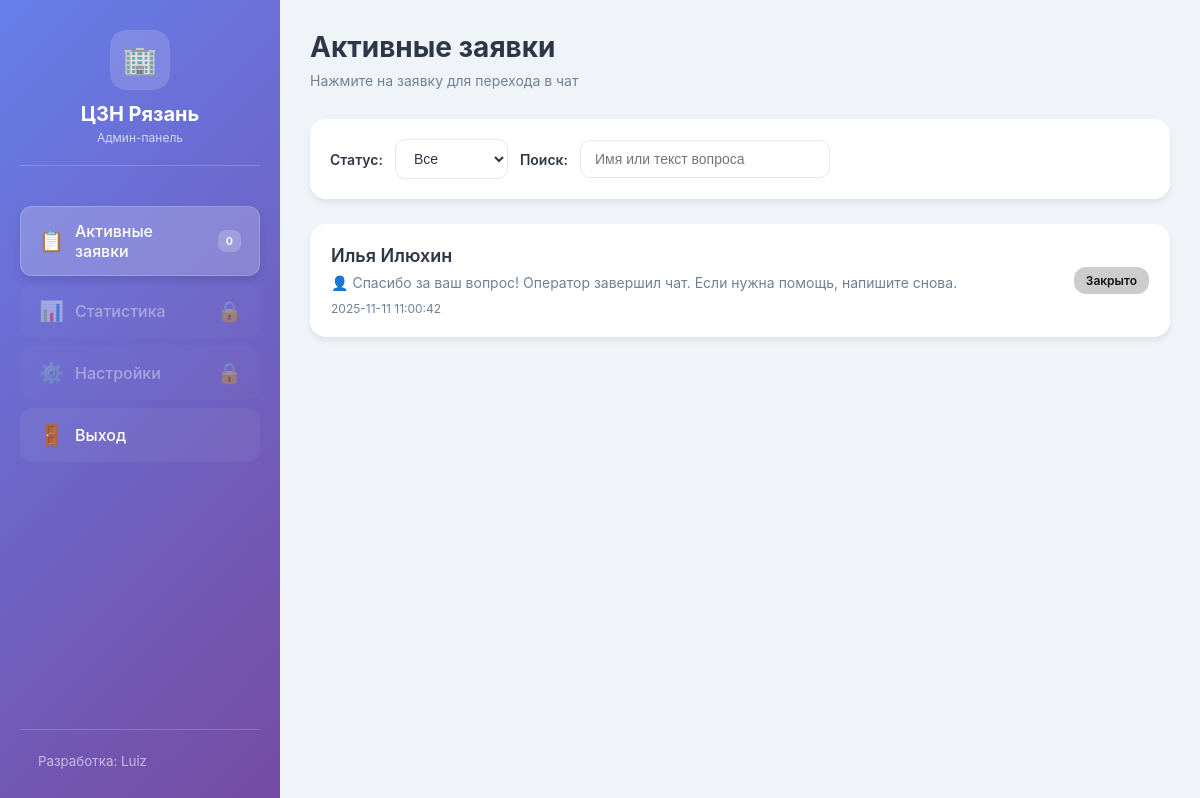
/dashboard (signed in), run on the app's committed database.
### tables this page shows
CREATE TABLE interactions (
                        id INTEGER PRIMARY KEY AUTOINCREMENT,
                        user_id INTEGER NOT NULL,
                        username TEXT,
                        message TEXT NOT NULL,
                        sender TEXT NOT NULL,  -- 'user' или 'operator'
                        status TEXT DEFAULT 'Открыто',
                        timestamp DATETIME DEFAULT CURRENT_TIMESTAMP);

### admin_panel.py (the view)
@app.route("/dashboard")
def dashboard():
    if not session.get("logged_in"):
        return redirect(url_for("login"))
    interactions = get_all_interactions()
    return render_template("dashboard.html", interactions=interactions)

### admin_panel.py (called while the page is built)
def get_all_interactions():
    conn = sqlite3.connect(DATABASE)
    cursor = conn.cursor()
    cursor.execute("""
        SELECT i.user_id, i.username, i.message, i.status, i.timestamp
        FROM interactions i
        INNER JOIN (
            SELECT user_id, MAX(id) AS max_id FROM interactions GROUP BY user_id
        ) grouped_i
        ON i.user_id = grouped_i.user_id AND i.id = grouped_i.max_id
        ORDER BY i.timestamp DESC
    """)
    rows = cursor.fetchall()
    conn.close()
    return rows

### templates/dashboard.html (shortened to what this page needs)
<!DOCTYPE html>
<html lang="ru">
<head>
</head>
<body>
{% if session.get('logged_in') %}
<div class="app-container">
  <nav class="sidebar">
    <div class="logo-section">
      <div class="logo">🏢</div>
      <div class="logo-title">ЦЗН Рязань</div>
      <div class="logo-subtitle">Админ-панель</div>
    </div>
    <div class="menu-list">
      <a href="/dashboard" class="menu-item active">
        <span class="menu-icon">📋</span>
        <span class="menu-text">Активные заявки</span>
        <span class="menu-badge" id="active-count">0</span>
      </a>
      <div class="menu-item disabled">
        <span class="menu-icon">📊</span>
        <span class="menu-text">Статистика</span>
        <span class="menu-icon">🔒</span>
      </div>
      <div class="menu-item disabled">
        <span class="menu-icon">⚙️</span>
        <span class="menu-text">Настройки</span>
        <span class="menu-icon">🔒</span>
      </div>
      <a href="/logout" class="menu-item">
        <span class="menu-icon">🚪</span>
        <span class="menu-text">Выход</span>
      </a>
    </div>
    <div class="menu-footer">
      <small style="opacity: 0.6; padding: 0 18px;">Разработка: Luiz</small>
    </div>
  </nav>
  <main class="main-content">
    <div class="content-header">
      <h2 class="content-title">Активные заявки</h2>
      <p class="content-subtitle">Нажмите на заявку для перехода в чат</p>
    </div>
    <div class="filters-section">
      <label class="filter-label">Статус:</label>
      <select class="filter-select" id="statusFilter" onchange="filterCards()">
        <option value="Все">Все</option>
      </select>
      <label class="filter-label">Поиск:</label>
      <input class="filter-input" type="text" id="searchInput" oninput="filterCards()" placeholder="Имя или текст вопроса">
    </div>
    <div class="cards-container" id="cards">
      {% for user_id, username, message, status, timestamp in interactions %}
      <div class="card" id="card-{{ user_id }}" data-status="{{ status }}" onclick="window.location.href='/chat/{{ user_id }}'">
        <div class="card-content">
          <div class="card-name">{{ username }}</div>
          <div class="card-message">{{ message }}</div>
          <div class="card-time">{{ timestamp }}</div>
        </div>
        <div class="card-status">
          <span class="status {{ status }}">{{ status }}</span>
        </div>
      </div>
      {% endfor %}
    </div>
  </main>
</div>
{% else %}
<script>window.location.href = '/';</script>
{% endif %}
</body>
</html>

### templates/dashboard.html (style rules this page uses)
:root { --bg-primary: #f0f4f8; --bg-secondary: #ffffff; --bg-sidebar: linear-gradient(135deg, #667eea 0%, #764ba2 100%); --text-primary: #2d3748; --text-secondary: #718096; --text-sidebar: #ffffff; --text-sidebar-muted: rgba(255,255,255,0.7); --accent: #667eea; --danger: #e53e3e; --border: #e2e8f0; --shadow: 0 4px 6px rgba(0, 0, 0, 0.07); --shadow-lg: 0 10px 15px rgba(0, 0, 0, 0.1); --transition: all 0.3s cubic-bezier(0.4, 0, 0.2, 1); --glass: rgba(255, 255, 255, 0.08); --glass-border: rgba(255, 255, 255, 0.18); }
* { margin: 0; padding: 0; box-sizing: border-box; }
body { font-family: 'Inter', -apple-system, BlinkMacSystemFont, 'Segoe UI', sans-serif; background: var(--bg-primary); color: var(--text-primary); height: 100vh; overflow: hidden; transition: var(--transition); }
.app-container { display: grid; grid-template-columns: 280px 1fr; height: 100vh; gap: 0; }
.sidebar { background: var(--bg-sidebar); color: var(--text-sidebar); padding: 30px 20px; display: flex; flex-direction: column; box-shadow: var(--shadow-lg); overflow-y: auto; }
.logo-section { text-align: center; margin-bottom: 40px; padding-bottom: 20px; border-bottom: 1px solid var(--glass-border); }
.logo { width: 60px; height: 60px; background: rgba(255,255,255,0.15); border-radius: 16px; margin: 0 auto 12px; display: flex; align-items: center; justify-content: center; font-size: 28px; backdrop-filter: blur(5px); }
.logo-title { font-size: 20px; font-weight: 700; margin-bottom: 4px; }
.logo-subtitle { font-size: 12px; opacity: 0.7; }
.menu-list { display: flex; flex-direction: column; gap: 8px; flex: 1; }
.menu-item { padding: 14px 18px; border-radius: 12px; cursor: pointer; transition: var(--transition); display: flex; align-items: center; gap: 12px; text-decoration: none; color: var(--text-sidebar); font-weight: 500; background: rgba(255,255,255,0.05); border: 1px solid transparent; }
.menu-item.active { background: rgba(255,255,255,0.2); border-color: var(--glass-border); box-shadow: 0 4px 10px rgba(0,0,0,0.1); }
.menu-item.disabled { opacity: 0.4; cursor: not-allowed; pointer-events: none; }
.menu-icon { font-size: 20px; width: 24px; text-align: center; }
.menu-text { flex: 1; }
.menu-badge { background: rgba(255,255,255,0.2); padding: 4px 8px; border-radius: 8px; font-size: 11px; font-weight: 600; }
.menu-footer { margin-top: auto; padding-top: 20px; border-top: 1px solid var(--glass-border); }
.main-content { padding: 30px; overflow-y: auto; background: var(--bg-primary); }
.content-header { margin-bottom: 30px; }
.content-title { font-size: 28px; font-weight: 700; color: var(--text-primary); margin-bottom: 8px; }
.content-subtitle { color: var(--text-secondary); font-size: 14px; }
.filters-section { display: flex; gap: 12px; flex-wrap: wrap; margin-bottom: 25px; padding: 20px; background: var(--bg-secondary); border-radius: 16px; box-shadow: var(--shadow); align-items: center; }
.filter-label { font-weight: 600; font-size: 14px; color: var(--text-primary); }
.filter-select, .filter-input { padding: 10px 14px; border: 1px solid var(--border); border-radius: 10px; font-size: 14px; background: var(--bg-secondary); color: var(--text-primary); transition: var(--transition); }
.filter-input { min-width: 250px; }
.cards-container { display: flex; flex-direction: column; gap: 16px; }
.card { background: var(--bg-secondary); border-radius: 16px; padding: 20px; box-shadow: var(--shadow); cursor: pointer; transition: var(--transition); border: 1px solid transparent; display: flex; justify-content: space-between; align-items: center; }
.card-content { flex: 1; margin-right: 20px; }
.card-name { font-size: 18px; font-weight: 600; color: var(--text-primary); margin-bottom: 6px; }
.card-message { font-size: 14px; color: var(--text-secondary); line-height: 1.5; display: -webkit-box; -webkit-line-clamp: 2; -webkit-box-orient: vertical; overflow: hidden; }
.card-status { display: flex; align-items: center; gap: 8px; }
.status { padding: 6px 12px; border-radius: 12px; font-size: 12px; font-weight: 600; text-transform: capitalize; }
.status.Закрыто { background: #ccc; color: #111; }
.card-time { font-size: 12px; color: var(--text-secondary); margin-top: 8px; }

### data on the page
interactions: username "Илья Илюхин", message "👤 Спасибо за ваш вопрос! Оператор завершил чат. Если нужна помощь, напишите снова.", timestamp "2025-11-11 11:00:42", status "Закрыто"
